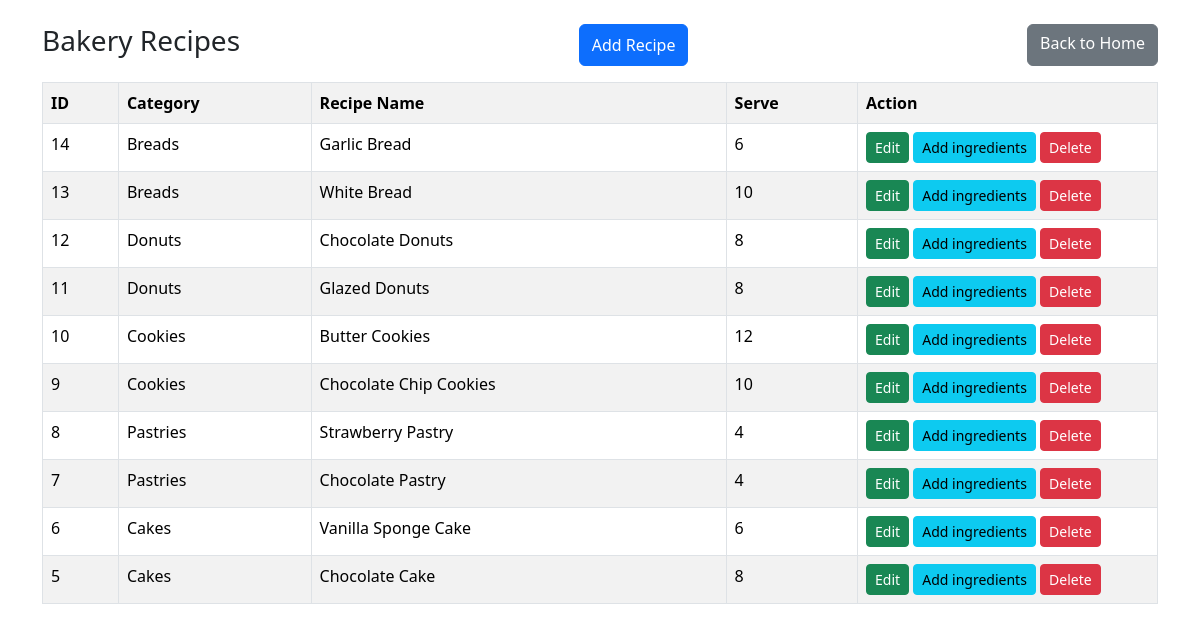
The app's page /recipe.php with its own data.
### tables this page shows
CREATE TABLE `recipe` (
  `id` int(8) NOT NULL,
  `category_id` int(8) NOT NULL,
  `name` varchar(100) NOT NULL,
  `serve` int(8) NOT NULL
);

CREATE TABLE `category` (
  `id` int(8) NOT NULL,
  `name` varchar(30) NOT NULL
);

### recipe.php (the view, shortened to what this page needs)
<?php
include 'config.php';
?>
<!DOCTYPE html>
<html>
<head>
<link href="https://cdn.jsdelivr.net/npm/bootstrap@5.3.3/dist/css/bootstrap.min.css" rel="stylesheet">
</head>
<body>
<div class="container mt-4">
    <div class="d-flex justify-content-between mb-3">
        <h3> Bakery Recipes</h3>
        <button class="btn btn-primary"
                data-bs-toggle="modal"
                data-bs-target="#addModal">
             Add Recipe
        </button>
		<a href="index.php" class="btn btn-secondary">
			Back to Home
        </a>
    </div>
    <table class="table table-bordered table-striped">
        <tr>
            <th>ID</th>
            <th>Category</th>
            <th>Recipe Name</th>
            <th>Serve</th>
            <th width="300">Action</th>
        </tr>
        <?php
        $result = mysqli_query($conn,"
            SELECT recipe.*,
                   category.name AS category_name
            FROM recipe
            LEFT JOIN category
            ON category.id = recipe.category_id
            ORDER BY recipe.id DESC
        ");
        while($row = mysqli_fetch_assoc($result)){
        ?>
        <tr>
            <td><?php echo $row['id']; ?></td>
            <td><?php echo $row['category_name']; ?></td>
            <td><?php echo $row['name']; ?></td>
            <td><?php echo $row['serve']; ?></td>
            <td>
                <button
                    class="btn btn-success btn-sm"
                    data-bs-toggle="modal"
                    data-bs-target="#edit<?php echo $row['id']; ?>">
                     Edit
                </button>
                <a href="ingredients.php?id=<?php echo $row['id']; ?>"
                   class="btn btn-info btn-sm">
                    Add ingredients
                </a>
                <a href="?delete=<?php echo $row['id']; ?>"
                   class="btn btn-danger btn-sm"
                   onclick="return confirm('Delete Recipe?')">
                     Delete
                </a>
            </td>
        </tr>
        <?php } ?>
    </table>
</div>
</body>
</html>

### records on screen
recipe: id "14", category.name "Breads", name "Garlic Bread", serve "6"
recipe: id "13", category.name "Breads", name "White Bread", serve "10"
recipe: id "12", category.name "Donuts", name "Chocolate Donuts", serve "8"
recipe: id "11", category.name "Donuts", name "Glazed Donuts", serve "8"
recipe: id "10", category.name "Cookies", name "Butter Cookies", serve "12"
recipe: id "9", category.name "Cookies", name "Chocolate Chip Cookies", serve "10"
recipe: id "8", category.name "Pastries", name "Strawberry Pastry", serve "4"
recipe: id "7", category.name "Pastries", name "Chocolate Pastry", serve "4"
recipe: id "6", category.name "Cakes", name "Vanilla Sponge Cake", serve "6"
recipe: id "5", category.name "Cakes", name "Chocolate Cake", serve "8"
